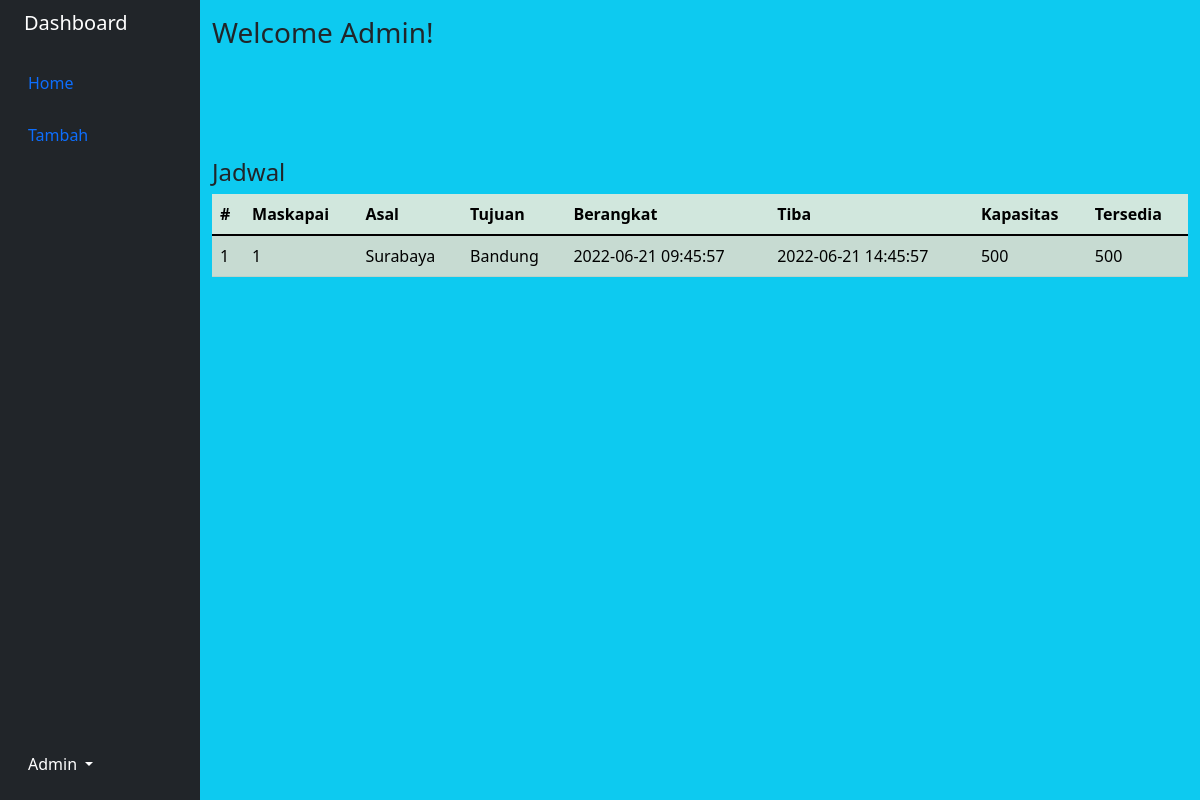
The page /dashboard.php (signed in) on the database as committed earlier.
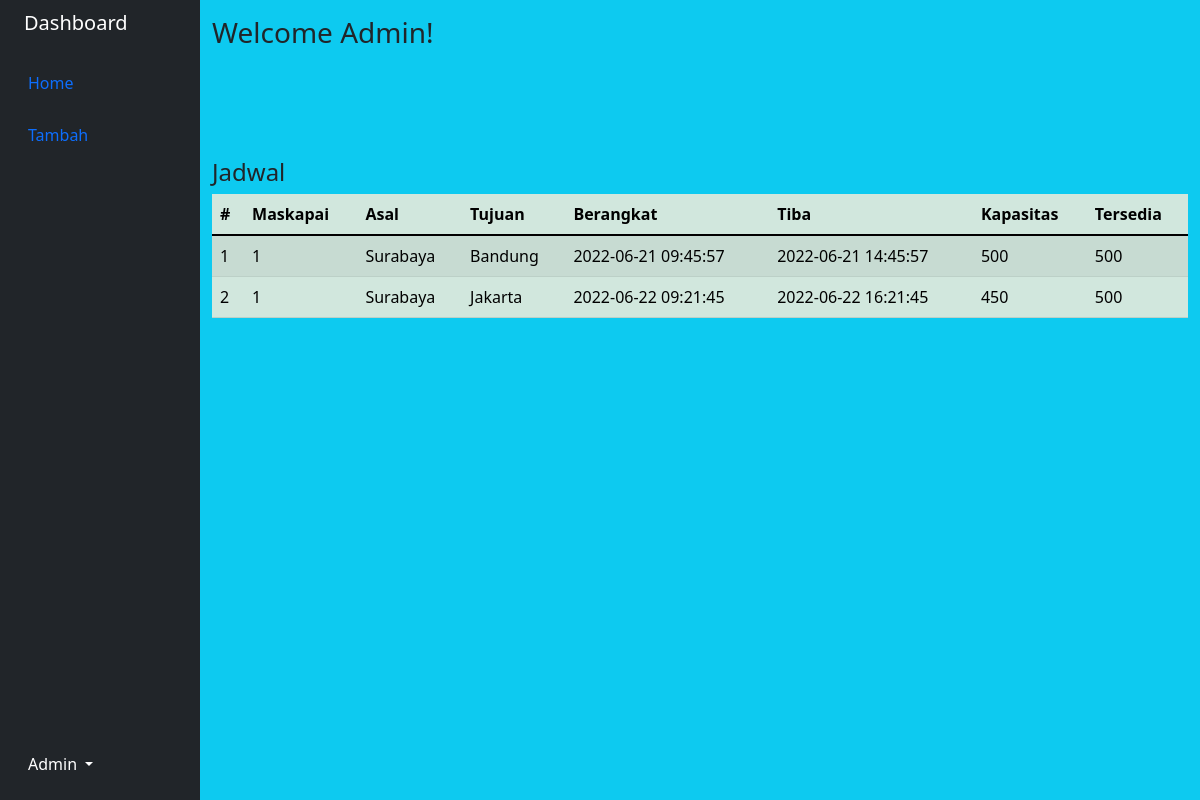
The same page on the database as committed later.
### tables this page shows
CREATE TABLE `jadwal` (
  `id` int(5) NOT NULL,
  `maskapai` int(5) NOT NULL,
  `asal` varchar(255) NOT NULL,
  `tujuan` varchar(255) NOT NULL,
  `berangkat` datetime NOT NULL,
  `tiba` datetime NOT NULL,
  `harga` int(25) NOT NULL,
  `kapasitas` int(11) NOT NULL,
  `tersedia` int(11) NOT NULL
);

### dashboard.php (the view, shortened to what this page needs)
<?php
include 'config.php';
?>
<!DOCTYPE html>
<html lang="en">
<head>
    <link href="https://cdn.jsdelivr.net/npm/bootstrap@5.1.3/dist/css/bootstrap.min.css" rel="stylesheet">
</head>
<body>
<div class="container-fluid bg-dark">
    <div class="row flex-nowrap">
        <div class="col-auto col-md-3 col-xl-2 px-sm-2 px-0 bg-dark">
            <div class="d-flex flex-column align-items-center align-items-sm-start px-3 pt-2 text-white min-vh-100">
                <a href="#" class="d-flex align-items-center pb-3 mb-md-0 me-md-auto text-white text-decoration-none bg-dark">
                    <span class="fs-5 d-none d-sm-inline">Dashboard</span>
                </a>
                <ul class="nav nav-pills flex-column mb-sm-auto mb-0 align-items-center align-items-sm-start" id="menu">
                    <li>
                        <a href="#" class="nav-link px-0 align-middle">
                            <i class="fs-4 bi-people"></i> <span class="ms-1 d-none d-sm-inline">Home</span> </a>
                    </li>
                    <li>
                        <a href="#submenu1" data-bs-toggle="collapse" class="nav-link px-0 align-middle">
                            <i class="fs-4 bi-speedometer2"></i> <span class="ms-1 d-none d-sm-inline">Tambah</span> </a>
                    </li>
                </ul>
                <div class="dropdown pb-4">
                    <a href="#" class="d-flex align-items-center text-white text-decoration-none dropdown-toggle" id="dropdownUser1" data-bs-toggle="dropdown" aria-expanded="false">
                        <span class="d-none d-sm-inline mx-1">Admin</span>
                    </a>
                </div>
            </div>
        </div>
        <div class="col py-3 bg-info">
            <h3>Welcome Admin!</h3>
            <div style="padding-top: 100px;">
            <h4>Jadwal</h4>
                <table class="table table-success table-striped">
                    <thead>
                        <tr>
                            <th scope="col">#</th>
                            <th scope="col">Maskapai</th>
                            <th scope="col">Asal</th>
                            <th scope="col">Tujuan</th>
                            <th scope="col">Berangkat</th>
                            <th scope="col">Tiba</th>
                            <th scope="col">Kapasitas</th>
                            <th scope="col">Tersedia</th>
                        </tr>
                    </thead>
                    <tbody>
                    <?php
                        $query = "SELECT * FROM jadwal";
                        $result = $conn->query($query);
                        $i = 1;
                        while($row = mysqli_fetch_array($result)){
                            echo "<tr>";
                            echo "<td>$i </td>";
                            echo "<td>".$row['maskapai']."</td>";
                            echo "<td>".$row['asal']."</td>";
                            echo "<td>".$row['tujuan']."</td>";
                            echo "<td>".$row['berangkat']."</td>";
                            echo "<td>".$row['tiba']."</td>";
                            echo "<td>".$row['kapasitas']."</td>";
                            echo "<td>".$row['tersedia']."</td>";
                            echo "</tr>";
                            $i++;
                        }
                    ?>
                    </tbody>
                </table>
            </div>
        </div>
    </div>
</div>
</body>
</html>

Rows that differ between the two databases and show on the page:
added jadwal: maskapai "1", asal "Surabaya", tujuan "Jakarta", berangkat "2022-06-22 09:21:45", tiba "2022-06-22 16:21:45", kapasitas "450", tersedia "500"
